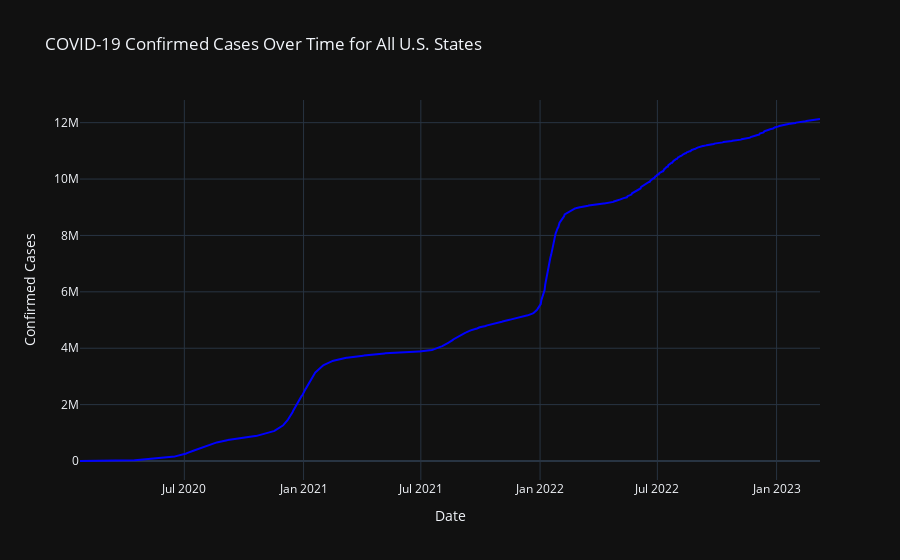

This figure's notebook cell:
### Code cell
import plotly.graph_objects as go #Documentation used from https://plotly.com/python/graph-objects/
covid_data_california = covid_data[covid_data["Province_State"] == "California"].groupby("Province_State").sum(numeric_only=True).drop(columns=["UID", "code3", "FIPS", "Lat", "Long_"])

# Transpose to have dates as rows
covid_data_california = covid_data_california.T

# Parse dates, handling potential format issues
covid_data_california.index = pd.to_datetime(covid_data_california.index, format='%m/%d/%y', errors='coerce')

# Drop any rows with invalid dates after parsing
covid_data_california = covid_data_california.dropna()


# Create the interactive plot using Plotly
fig = go.Figure()

# Add a line trace for each state
fig.add_trace(go.Scatter(
    x=covid_data_california.index,
    y=covid_data_california["California"],
    mode='lines',
    name="California",
    hoverinfo='text',
    text=[f'California: {int(cases)} cases' for cases in covid_data_california["California"]],
    line=dict(width=2, color='blue')
))

# Customize layout
fig.update_layout(
    title="COVID-19 Confirmed Cases Over Time for All U.S. States",
    xaxis_title="Date",
    yaxis_title="Confirmed Cases",
    template="plotly_dark",
    hovermode="x unified",  # Combine hover data for all states at the same date
    legend_title="U.S. States"
)

# Show interactive plot
fig.show()

### Figure 1 — Plotly figure (JSON) as saved in the notebook; plotly's stock layout.template omitted (floating-point values rounded to 4 significant figures; data arrays with more than 128 entries replaced by an {"elided": "..."} marker saying what was removed)
{"data": [{"hoverinfo": "text", "line": {"color": "blue", "width": 2}, "mode": "lines", "name": "California", "text": {"elided": "1143 str values"}, "type": "scatter", "x": {"elided": "1143 str values"}, "y": {"elided": "1143 int values"}}], "layout": {"hovermode": "x unified", "legend": {"title": {"text": "U.S. States"}}, "title": {"text": "COVID-19 Confirmed Cases Over Time for All U.S. States"}, "xaxis": {"title": {"text": "Date"}}, "yaxis": {"title": {"text": "Confirmed Cases"}}}}
